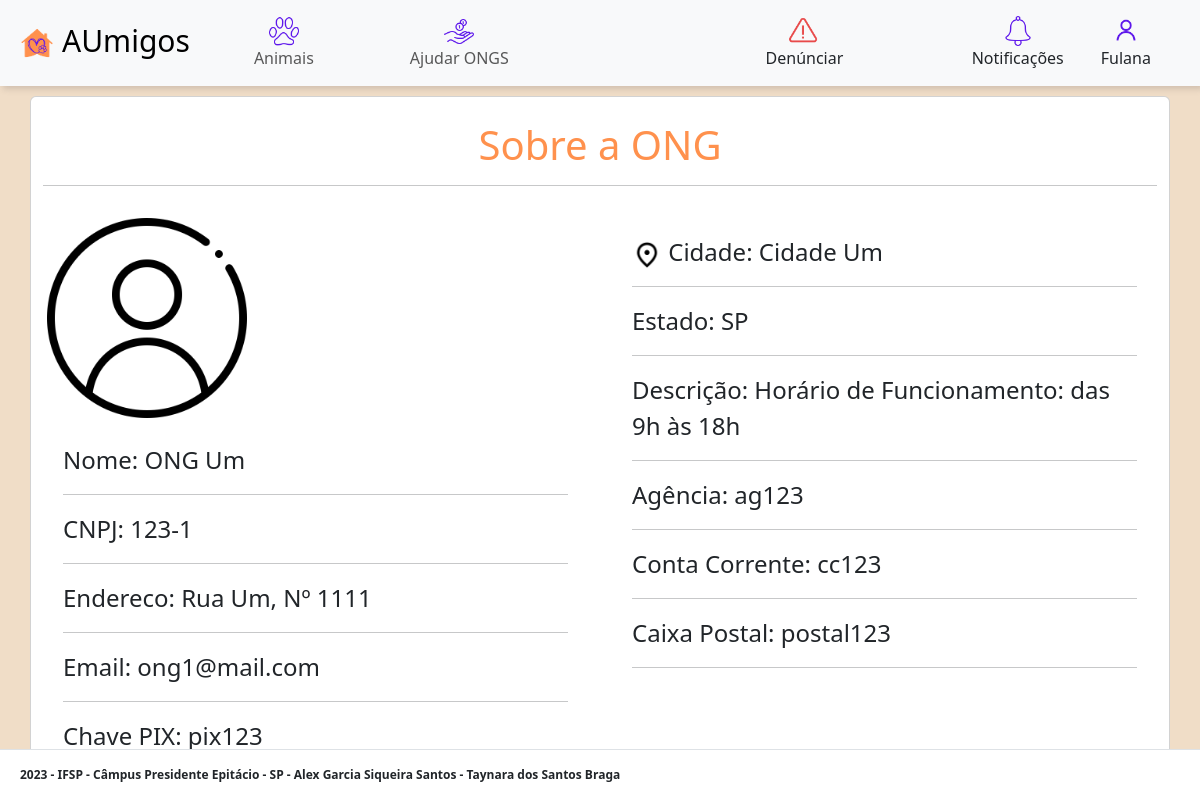
The app's page /u_ver_ong.php?ong_codigo=1 (signed in) with its own data.
### tables this page shows
CREATE TABLE Usuario (
	usuario_codigo INT NOT NULL AUTO_INCREMENT,
	usuario_cpf VARCHAR(14) NOT NULL UNIQUE,
    usuario_foto VARCHAR(255),
	nome VARCHAR(45) NOT NULL,
	sobrenome VARCHAR(45) NOT NULL,
	data_nasc DATE NOT NULL,
	email VARCHAR(45) NOT NULL,
	senha VARCHAR(45) NOT NULL,
	cidade VARCHAR(45) NOT NULL,
	estado VARCHAR(45) NOT NULL,
	PRIMARY KEY (usuario_codigo)
);

CREATE TABLE Ong (
	ong_codigo INT NOT NULL AUTO_INCREMENT,
	ong_cnpj VARCHAR(45) NOT NULL UNIQUE,
	nome_fantasia VARCHAR(45) NOT NULL,
    ong_foto VARCHAR(255),
	cidade VARCHAR(45) NOT NULL,
	estado VARCHAR(45) NOT NULL,
	endereco VARCHAR(45) NOT NULL,
	descricao VARCHAR(80),
	email_ong VARCHAR(45) NOT NULL,
	senha_ong VARCHAR(45) NOT NULL,
	agencia VARCHAR(45),
	conta_corrente VARCHAR(45),
	chave_pix VARCHAR(45),
	caixa_postal VARCHAR(45),
	PRIMARY KEY (ong_codigo)
);

### funcoes/_funcoesConfigBanco.php (called while the page is built, shortened)
<?php
function executarSelect($con, $sql){
    $res = mysqli_query($con, $sql);
    if($res && mysqli_num_rows($res) > 0){
        $dados = mysqli_fetch_all($res, MYSQLI_ASSOC);
    } else {
        $dados = array();
    }
    return $dados;
}

### u_ver_ong.php (the view, shortened to what this page needs)
<?php
include "layout/_cabecalho.php";
include "layout/_u_navbar.php";
$conexao = conectarBanco("aumigos");
$ongs = executarSelect($conexao, "SELECT * FROM Ong");
if (isset($_GET["ong_codigo"])) {
  for ($i = 0; $i < count($ongs); $i++) {
    if ($_GET["ong_codigo"] == $ongs[$i]["ong_codigo"]) {
      $ong_cnpj = $ongs[$i]["ong_cnpj"];
      $nome_fantasia = $ongs[$i]["nome_fantasia"];
      $cidade = $ongs[$i]["cidade"];
      $estado = $ongs[$i]["estado"];
      $endereco = $ongs[$i]["endereco"];
      $descricao = $ongs[$i]["descricao"];
      $email_ong = $ongs[$i]["email_ong"];
      $agencia = $ongs[$i]["agencia"];
      $conta_corrente = $ongs[$i]["conta_corrente"];
      $chave_pix = $ongs[$i]["chave_pix"];
      $caixa_postal = $ongs[$i]["caixa_postal"];
    }
  }
}
?>
<br><br>
<main class="">
  <div class="container mt-5 card">
    <br>
    <div class="row">
      <div class="col-12">
        <div class="text-center">
          <h1 class="titulo1">Sobre a ONG</h1>
          <hr>
        </div>
      </div>
    </div>
    <div class="row">
      <div class="col-6 fs-4 card-body">
        <img class="perfil" src="imagens/perfil.png" alt="">
        <div class="m-3">
          Nome: <?= $nome_fantasia ?>
          <hr>
        </div>
        <div class="m-3">
          CNPJ: <?= $ong_cnpj ?>
          <hr>
        </div>
        <div class="m-3">
          Endereco: <?= $endereco ?>
          <hr>
        </div>
        <div class="m-3">
          Email: <?= $email_ong ?>
          <hr>
        </div>
        <div class="m-3">
          Chave PIX: <?= $chave_pix ?>
        </div>
      </div>
      <div class="col-6 card-body fs-4">
        <div class="m-3">
          <img class="local" src="imagens/local.png" alt="">
          Cidade: <?= $cidade ?>
          <hr>
        </div>
        <div class="m-3">
          Estado: <?= $estado ?>
          <hr>
        </div>
        <div class="m-3">
          Descrição: <?= $descricao ?>
          <hr>
        </div>
        <div class="m-3">
          Agência: <?= $agencia ?>
          <hr>
        </div>
        <div class="m-3">
          Conta Corrente: <?= $conta_corrente ?>
          <hr>
        </div>
        <div class="m-3">
          Caixa Postal: <?= $caixa_postal ?>
          <hr>
        </div>
      </div>
    </div>
</main>
<?php
include "layout/_rodape.php";
?>

### layout/_u_navbar.php (shortened to what this page needs)
<?php
$usuario_codigo = $_SESSION["usuario_codigo"];
$conexao = conectarBanco("aumigos");
$sql = "SELECT * FROM Usuario WHERE usuario_codigo = $usuario_codigo";
$usuarios = executarSelect($conexao, $sql);
$nome = $usuarios[0]["nome"];
?>
<nav class="navbar navbar-expand-lg bg-body-tertiary navbar fixed-top nav-shadow">
  <div class="container-fluid">
    <a class="navbar-brand d-flex justify-content-center" href="u_index.php?usuario_codigo=<?= $usuario_codigo ?>" style="font-size: 30px;">
      <img src="imagens/classica.png" alt="Logo" width="50px" height="50px" class="d-inline-block align-text-top">
      AUmigos
    </a>
    <div class="collapse navbar-collapse" id="navbarSupportedContent">
      <ul class="navbar-nav me-auto mb-2 mb-lg-0">
        <li class="nav-item">
          <a class="nav-link" href="u_animais.php?usuario_codigo=<?= $usuario_codigo ?>">
            <div class="d-flex flex-column align-items-center">
              <img src="imagens/icons8-pegada-de-gato-100.png" style="width: 30px;">
              Animais
            </div>
          </a>
        </li>
        <li class="nav-item">
          <a class="nav-link" href="u_doacoes.php?usuario_codigo=<?= $usuario_codigo ?>">
            <div class="d-flex flex-column align-items-center">
              <img src="imagens/icons8-receber-dinheiro-100.png" style="width: 30px;">
              Ajudar ONGS
            </div>
          </a>
        </li>
      </ul>
      <div class="ms-lg-auto me-lg-4">
        <a class="nav-link" href="u_denunciar.php?usuario_codigo=<?= $usuario_codigo ?>">
          <div class="d-flex flex-column align-items-center">
            <img src="imagens/icons8-erro-100.png" style="width: 30px;">
            Denúnciar
          </div>
        </a>
      </div>
      <div class="ms-lg-auto me-lg-4">
        <a class="nav-link" href="u_notificacoes.php?usuario_codigo=<?= $usuario_codigo ?>">
          <div class="d-flex flex-column align-items-center">
            <img src="imagens/icons8-lembrete-de-compromissos-100.png" style="width: 30px;">
            Notificações
          </div>
        </a>
      </div>
      <div class="me-lg-4 dropdown">
        <div class="btn d-flex flex-column align-items-center" data-bs-toggle="dropdown" aria-expanded="false">
          <img src="imagens/icons8-usuário-100.png" style="width: 30px;">
          <?= $nome ?>
        </div>
      </div>
    </div>
  </div>
</nav>

### records on screen
usuario: nome "Fulana"
ong: nome_fantasia "ONG Um", ong_cnpj "123-1", endereco "Rua Um, Nº 1111", email_ong "ong1@mail.com", chave_pix "pix123", cidade "Cidade Um", estado "SP", descricao "Horário de Funcionamento: das 9h às 18h", agencia "ag123", conta_corrente "cc123", caixa_postal "postal123"
